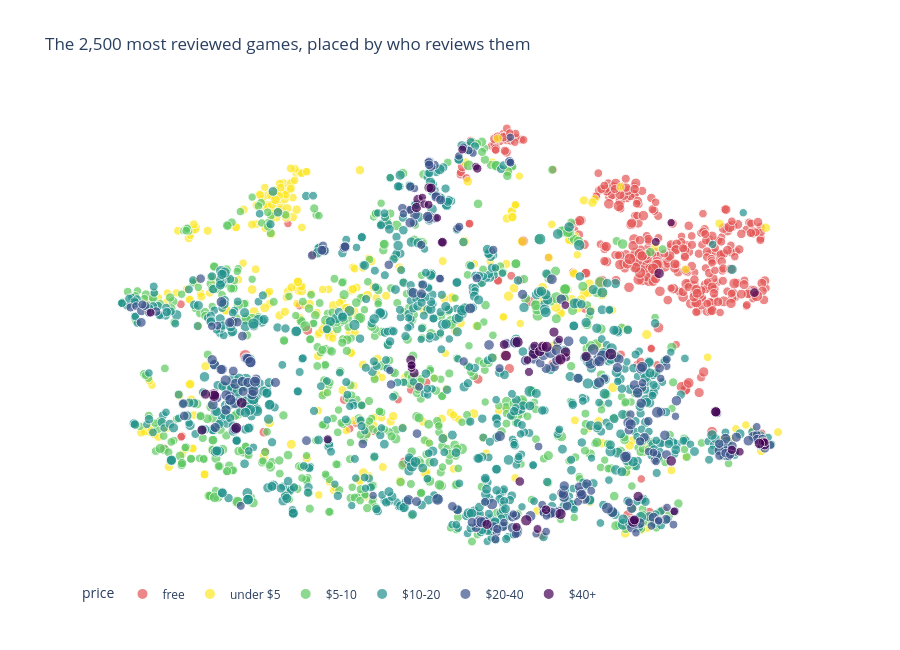

Notebook code cell kept with this figure:
### Markdown cell above
:::{note} How to read the map
Games that share reviewers sit close together. Only nearby dots say much: the gaps between far-apart groups aren't reliable.
:::

### Code cell
train_ev = ev.filter(pl.col("split") == "train")
top = (train_ev.group_by("product_id").agg(reviews=pl.len()).sort("reviews", descending=True).head(2_500)
               .join(games.select("product_id", "title", "price"), on="product_id").with_row_index("g"))
sub = train_ev.join(top.select("product_id", "g"), on="product_id")
sub = (sub.join(sub.group_by("user_id").len().filter(pl.col("len") >= 3).select("user_id").with_row_index("u"), on="user_id"))
counts = sp.csr_matrix((np.ones(sub.height), (sub["g"].to_numpy(), sub["u"].to_numpy())), shape=(top.height, sub["u"].max() + 1))
factors = TruncatedSVD(32, random_state=0).fit_transform(normalize(counts))
xy = TSNE(2, init="pca", perplexity=40, random_state=0).fit_transform(normalize(factors))
RANGES = ["free", "under $5", "$5-10", "$10-20", "$20-40", "$40+"]
COLORS = ["#e45756", "#fde725", "#5ec962", "#21918c", "#3b528b", "#440154"]
steam_map = top.with_columns(x=pl.Series(xy[:, 0]), y=pl.Series(xy[:, 1]), size=pl.col("reviews").log10(),
                             price_range=pl.col("price").cut([0, 4.99, 9.99, 19.99, 39.99], labels=RANGES).cast(pl.Utf8))
(px.scatter(steam_map.to_pandas(), x="x", y="y", color="price_range", size="size", size_max=9, hover_name="title",
            hover_data={"price": True, "reviews": True, "x": False, "y": False, "size": False, "price_range": False},
            category_orders={"price_range": RANGES}, color_discrete_sequence=COLORS, height=650, render_mode="svg",
            labels={"price_range": "price"}, title="The 2,500 most reviewed games, placed by who reviews them")
   .update_xaxes(visible=False).update_yaxes(visible=False)
   .update_layout(plot_bgcolor="white", legend=dict(orientation="h", yanchor="top", y=-0.02, xanchor="left", x=0)))

### Figure 1 — Plotly figure (JSON) as saved in the notebook; plotly's stock layout.template omitted (floating-point values rounded to 4 significant figures; data arrays with more than 128 entries replaced by an {"elided": "..."} marker saying what was removed)
{"data": [{"customdata": {"elided": "386x4 mixed values"}, "hovertemplate": "<b>%{hovertext}</b><br><br>reviews=%{customdata[1]}<extra></extra>", "hovertext": {"elided": "386 str values"}, "legendgroup": "free", "marker": {"color": "#e45756", "size": {"elided": "386 float values"}, "sizemode": "area", "sizeref": 0.0574, "symbol": "circle"}, "mode": "markers", "name": "free", "orientation": "v", "showlegend": true, "type": "scatter", "x": {"elided": "386 float values"}, "xaxis": "x", "y": {"elided": "386 float values"}, "yaxis": "y"}, {"customdata": {"elided": "340x4 mixed values"}, "hovertemplate": "<b>%{hovertext}</b><br><br>reviews=%{customdata[1]}<extra></extra>", "hovertext": {"elided": "340 str values"}, "legendgroup": "under $5", "marker": {"color": "#fde725", "size": {"elided": "340 float values"}, "sizemode": "area", "sizeref": 0.0574, "symbol": "circle"}, "mode": "markers", "name": "under $5", "orientation": "v", "showlegend": true, "type": "scatter", "x": {"elided": "340 float values"}, "xaxis": "x", "y": {"elided": "340 float values"}, "yaxis": "y"}, {"customdata": {"elided": "628x4 mixed values"}, "hovertemplate": "<b>%{hovertext}</b><br><br>reviews=%{customdata[1]}<extra></extra>", "hovertext": {"elided": "628 str values"}, "legendgroup": "$5-10", "marker": {"color": "#5ec962", "size": {"elided": "628 float values"}, "sizemode": "area", "sizeref": 0.0574, "symbol": "circle"}, "mode": "markers", "name": "$5-10", "orientation": "v", "showlegend": true, "type": "scatter", "x": {"elided": "628 float values"}, "xaxis": "x", "y": {"elided": "628 float values"}, "yaxis": "y"}, {"customdata": {"elided": "811x4 mixed values"}, "hovertemplate": "<b>%{hovertext}</b><br><br>reviews=%{customdata[1]}<extra></extra>", "hovertext": {"elided": "811 str values"}, "legendgroup": "$10-20", "marker": {"color": "#21918c", "size": {"elided": "811 float values"}, "sizemode": "area", "sizeref": 0.0574, "symbol": "circle"}, "mode": "markers", "name": "$10-20", "orientation": "v", "showlegend": true, "type": "scatter", "x": {"elided": "811 float values"}, "xaxis": "x", "y": {"elided": "811 float values"}, "yaxis": "y"}, {"customdata": {"elided": "267x4 mixed values"}, "hovertemplate": "<b>%{hovertext}</b><br><br>reviews=%{customdata[1]}<extra></extra>", "hovertext": {"elided": "267 str values"}, "legendgroup": "$20-40", "marker": {"color": "#3b528b", "size": {"elided": "267 float values"}, "sizemode": "area", "sizeref": 0.0574, "symbol": "circle"}, "mode": "markers", "name": "$20-40", "orientation": "v", "showlegend": true, "type": "scatter", "x": {"elided": "267 float values"}, "xaxis": "x", "y": {"elided": "267 float values"}, "yaxis": "y"}, {"customdata": {"elided": "68x4 mixed values"}, "hovertemplate": "<b>%{hovertext}</b><br><br>reviews=%{customdata[1]}<extra></extra>", "hovertext": ["NieR:Automata™", "Football Manager 2017", "X-Plane 11", "F.E.A.R.", "Call of Duty®: Advanced Warfare - Gold Edition", "One Piece Burning Blood", "Deus Ex: Mankind Divided", "Distant Worlds: Universe", "NBA 2K17", "Arma II: DayZ Mod", "RPG Maker VX Ace", "Command: Modern Air / Naval Operations WOTY", "ARK: Survival Of The Fittest", "F1 2016", "NBA 2K16", "Total War™: ROME II - Emperor Edition", "Manga Maker Comipo", "Total War: ATTILA", "Action! - Gameplay Recording and Streaming", "Stronghold Crusader 2", "WRC 6 FIA World Rally Championship", "CLANNAD", "ACE - Arena: Cyber Evolution", "TEKKEN 7", "Sleeping Dogs", "Sniper Ghost Warrior 3", "DiRT 4", "DRAGON QUEST HEROES™ II", "Tales of Berseria™", "Tom Clancy’s The Division™", "Far Cry® Primal", "Watch_Dogs® 2", "Divinity: Original Sin 2", "Sid Meier’s Civilization® VI", "SAMURAI WARRIORS 4-II", "VEGAS Movie Studio 13 Platinum - Steam Powered", "XCOM® 2", "ARK: Survival Evolved", "Toukiden 2", "WWE 2K17", "Tales of Zestiria", "HEX: Shards of Fate", "X-Plane 10 Global - 64 Bit", "WWE 2K16", "The Incredible Adventures of Van Helsing: Final Cut", "DYNASTY WARRIORS 8: Xtreme Legends Complete Edition / 真・三國無双７ with 猛将伝", "No Man's Sky", "HIS (Heroes In the Sky)", "Steam Controller", "RPG Maker MV", "NOBUNAGA'S AMBITION: Sphere of Influence", "Might & Magic® Heroes® VII", "Call of Duty®: Infinite Warfare", "DARK SOULS™ III", "Dead Rising 4", "Sherlock Holmes: The Devil's Daughter", "Ride 2", "Call of Duty®: Ghosts", "Just Cause™ 3", "Toukiden: Kiwami", "DYNASTY WARRIORS® 8 Empires", "FOR HONOR™", "EARTH DEFENSE FORCE 4.1 The Shadow of New Despair", "Zombie Army Trilogy", "Call of Duty®: Black Ops III", "RaceRoom Racing Experience", "Call of Duty®: Black Ops II", "Torment: Tides of Numenera"], "legendgroup": "$40+", "marker": {"color": "#440154", "size": [3.202, 3.184, 2.193, 2.991, 3.647, 2.14, 3.555, 2.666, 2.956, 3.064, 2.903, 2.134, 3.186, 2.738, 3.119, 3.802, 2.029, 2.859, 2.164, 3.053, 2.0, 2.322, 2.322, 2.993, 3.374, 2.712, 2.507, 2.004, 2.709, 2.398, 3.187, 3.171, 2.671, 3.634, 2.14, 2.155, 3.72, 3.963, 2.146, 2.342, 3.003, 2.715, 2.522, 2.748, 2.371, 2.928, 3.204, 2.013, 3.41, 2.53, 2.281, 2.476, 2.403, 3.616, 2.193, 2.253, 2.114, 3.657, 3.528, 2.238, 2.301, 3.614, 2.775, 3.016, 3.026, 3.127, 3.535, 2.943], "sizemode": "area", "sizeref": 0.0574, "symbol": "circle"}, "mode": "markers", "name": "$40+", "orientation": "v", "showlegend": true, "type": "scatter", "x": [-5.742, 30.16, 39.88, -36.41, -34.72, -3.037, 10.67, 12.4, 36.47, 18.07, -6.312, 30.58, 28.43, 43.42, 36.48, 24.77, 2.44, 24.94, 15.14, 25.46, 43.1, 0.5147, 27.96, -5.976, -30.77, 10.79, 43.21, -5.144, -4.239, 15.24, 11.51, 11.96, 8.672, 14.46, -6.678, 14.26, 9.597, 21.58, -4.889, -2.373, -3.917, 41.96, 38.75, -2.294, -18.58, -6.791, 15.17, 30.14, 6.718, 2.648, 11.19, 8.213, 9.976, 8.366, 9.761, -43.69, 43.42, -34.69, 12.49, -6.678, -4.268, 14.45, 6.466, -35.91, 13.52, 42.66, -31.54, 4.023], "xaxis": "x", "y": [30.35, -22.13, -20.3, -15.94, -8.765, 26.66, -0.6315, -31.93, -12.27, -1.151, -4.459, -32.27, 15.52, -18.95, -12.27, -34.31, 36.99, -33.98, 9.15, -29.26, -18.32, 40.39, 21.84, 28.74, -10.48, 0.9361, -18.27, 30.78, 32.73, -1.344, -0.1342, 0.8668, -26.26, -32.8, -3.488, 2.255, -34.05, -0.6888, 29.42, 21.77, 32.63, 11.66, -19.91, 21.77, -17.79, -1.845, -0.2848, 25.7, -1.016, 36.58, -35.8, -35.41, -4.264, 1.716, -1.883, 7.634, -18.39, -9.064, 0.7814, -2.913, 29.31, -1.741, 1.232, -8.715, 3.734, -18.62, -15.5, -34.88], "yaxis": "y"}], "layout": {"height": 650, "legend": {"itemsizing": "constant", "orientation": "h", "title": {"text": "price"}, "tracegroupgap": 0, "x": 0, "xanchor": "left", "y": -0.02, "yanchor": "top"}, "plot_bgcolor": "white", "title": {"text": "The 2,500 most reviewed games, placed by who reviews them"}, "xaxis": {"anchor": "y", "domain": [0.0, 1.0], "title": {"text": "x"}, "visible": false}, "yaxis": {"anchor": "x", "domain": [0.0, 1.0], "title": {"text": "y"}, "visible": false}}}
